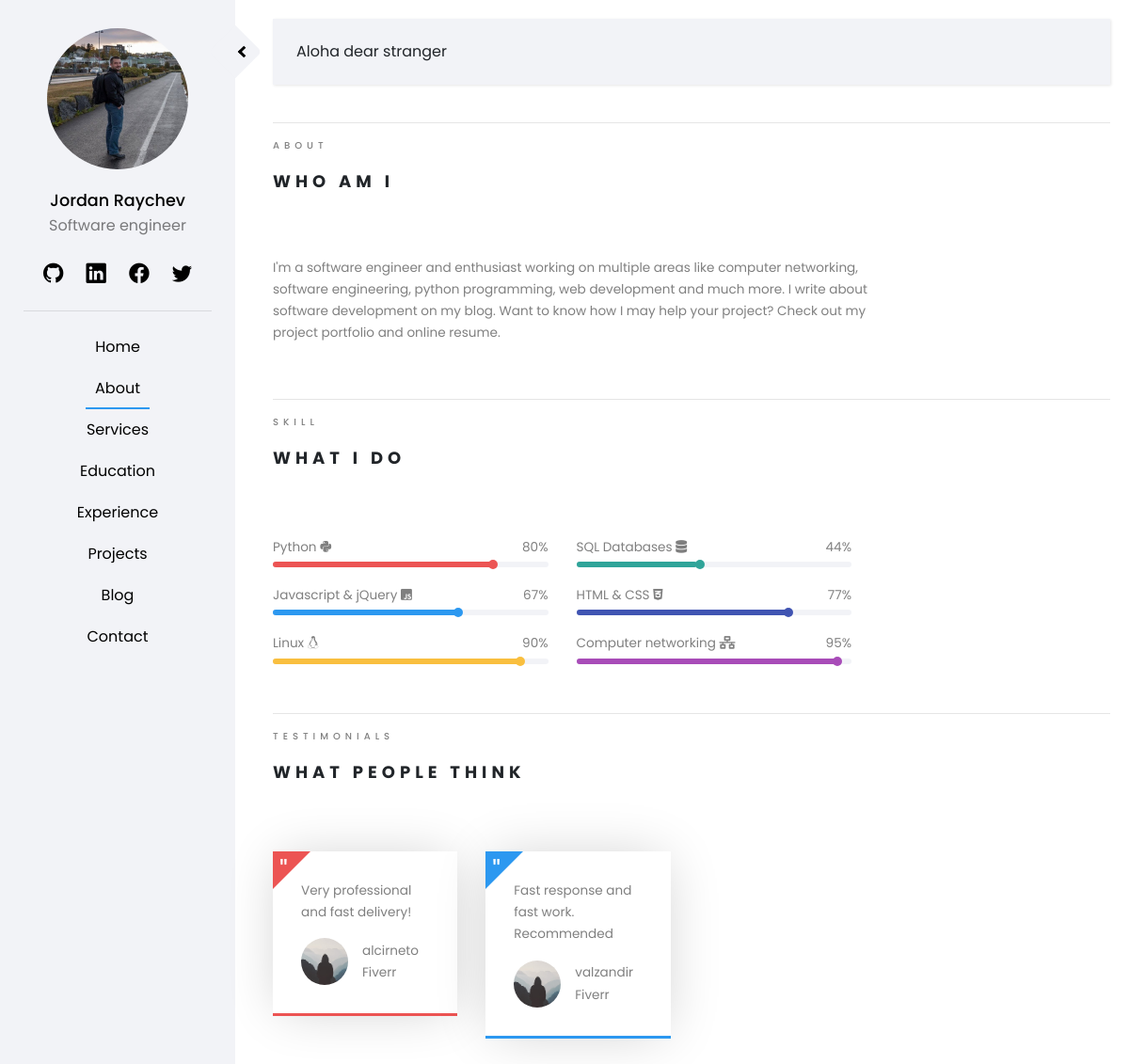
Screenshot of /pages/about/ with the database file from the repository.
### staticpages/models.py (models this page shows, shortened)
class Skills(models.Model):
    skill_name = models.CharField(max_length=50)
    skill_percent = models.CharField(max_length=50)
    skill_class = models.CharField(
        max_length=20,
        choices=ICONS,
        default='Python',
    )
    skill_color = models.CharField(
        max_length=20,
        choices=COLORS,
        default='Red',
    )

class Testimonials(models.Model):
    quote_text = models.TextField(max_length=100)
    quote_author = models.CharField(max_length=20)
    quote_author_company = models.CharField(max_length=20)
    quote_author_image = models.ImageField(default='quote_images/default.jpg', upload_to='quote_images')
    quote_color = models.CharField(
        max_length=20,
        choices=COLORS,
        default='Red',
    )

### staticpages/views.py (the view)
# urls.py: path('about/', AboutView.as_view(), name='about'),
class AboutView(TemplateView):
    template_name = 'staticpages/about.html'
    def get_context_data(self, **kwargs):
        context =  super(AboutView,self).get_context_data(**kwargs)
        skills = Skills.objects.all()
        quotes = Testimonials.objects.all()
        context['skills'] = skills
        context['quotes'] = quotes
        return context

### templates/staticpages/about.html (shortened to what this page needs)
{% extends 'home/base.html' %}
{% load crispy_forms_tags %}
{% load static %}
{% block content %}
<div class = "row">
    <div class = "col-sm-12">
        <span class="heading-meta">About</span>
        <h2 class="heading">Who Am I</h2>
    </div>
</div>
<div class = "container-fluid">
    <div class="row">
        <div class = "container-text">
            <p>
                I'm a software engineer and enthusiast working on multiple areas like computer networking, software engineering,
                python programming, web development and much more.
                I write about software development on my blog.
                Want to know how I may help your project? Check out my project portfolio and online resume.
            </p>
        </div>
    </div>
</div>
<hr>
<div class = "row">
    <div class = "col-sm-12">
        <span class="heading-meta">Skill</span>
        <h2 class="heading">What I Do</h2>
    </div>
</div>
<div class = "container-fluid">
<div class="row progress-row">
    {% for skill in skills %}
    <div class = "col-xl-6 floatLeft">
        <div class = "progress-box">
            <div class="flex-box">
                <span class = "skill-name"> {{skill.skill_name}} <i class=" {{ skill.skill_class }} "></i> </span>
                <span class = "skill-percent"> {{ skill.skill_percent }}%</span>
            </div>
            <div class = "progress-full">
                <div class = "progress-active" style = "background-color: {{ skill.skill_color }};">
                </div>
            </div>
        </div>
    </div>
    {% endfor %}
</div>
</div>
<hr>
<div class = "row">
    <div class = "col-sm-12">
        <span class="heading-meta">Testimonials</span>
        <h2 class="heading">What people think</h2>
    </div>
</div>
<div class = "container-fluid">
    <div class="row quote-row">
        <div class = col-xl-9>
            <div class = "row">
                {% for quote in quotes %}
                    <div class = "col-xl-4">
                        <div class = "quote-box" style = "border-bottom: 3px solid; border-color: {{ quote.quote_color }};">
                            <span> " </span>
                            <div class = "quote-desc">
                                <p>{{ quote.quote_text }}</p>
                            </div>
                            <div class = "row quote">
                                <div class = "quote-from">
                                    <img src = "{{ quote.quote_author_image.url }}">
                                </div>
                                <div class = "quote-meta">
                                    <p> {{ quote.quote_author }}<br>
                                        {{ quote.quote_author_company }}
                                    </p>
                                </div>
                            </div>
                        </div>
                    </div>
                {% endfor %}
            </div>
        </div>
    </div>
</div>
{% endblock %}

### static/css/style.css (style rules this page uses)
:root { --main-color: rgb(242, 243, 247); --main-color-darker: rgb(230, 230, 230); --red-color: #ec5453; --green-color: #2fa499; --blue-color: #2c98f0; --darker-blue-color: #4054b2; --white-color: #ffffff; --yellow-color: #f9bf3f; --purple-color: #a84cb8; --border-color: rgba(0, 0, 0, 0.1); --black-color: rgba(0,0,0); --p-color: rgba(0, 0, 0, 0.5); --box-shadow: rgba(0, 0, 0, 0.2); --black-075: rgba(0, 0, 0, 0.75); }
body { font-family: 'Poppins', sans-serif; background: var(--white-color); }
p { font-family: 'Poppins', sans-serif; font-size: 1em; font-weight: 400; line-height: 1.7em; color: var(--p-color); }
.heading-meta { margin-bottom: 15px; display: block; font-size: 10px; text-transform: uppercase; color: var(--p-color); font-weight: 500; letter-spacing: 5px; }
.heading { font-size: 18px; margin-bottom: 2em; font-weight: 700; text-transform: uppercase; letter-spacing: 5px; line-height: 1.8; position: relative; }
.container-text { font-size: 0.85em; margin-top: 2em; margin-bottom: 2em; position: relative; width: 75%; float: left; }
.quote-row { margin-left: -30px; margin-bottom: 2em; }
.quote-box { margin-top: 2em; position: relative; background-color: var(--white-color); box-shadow: 0px 0px 56px -8px var(--box-shadow); padding: 30px; }
.quote-box span { font-size: 30px; line-height: 30px; position: absolute; top: 0; left: 0; padding-top: 7px; padding-left: 7px; color: var(--white-color); }
.quote-box::before { content: ""; display: inline-block; position: absolute; left: 0; top: 0; width: 0; height: 0; border-style: solid; border-width: 40px 40px 0 0; border-top-color: inherit; border-right-color: transparent; }
.quote { align-items: center !important; }
.quote-desc p { font-size: 1em; font-size: 0.85em; }
.quote-from img { width: 50px; height: 50px; border-radius: 50%; margin-left: 15px; }
.quote-meta p { font-size: 0.85em; margin-left: 15px; margin-bottom: 0; }
.progress-full { height: 6px; -webkit-box-shadow: none; box-shadow: none; background: var(--main-color); overflow: visible; border-radius: 5px; }
.progress-active { width: 0%; height: 100%; border-radius: 5px; position: relative; transition-property: width; transition-duration: 3s; }
.progress-active::before { content: ""; position: absolute; width: 10px; height: 10px; top: -2px; border-radius: 10px; left: 98%; background-color: inherit; }
.progress-row { margin-top: 2em; margin-bottom: 2em; margin-left: -30px; width: 75% }
.progress-box { margin-bottom: 20px; }
.progress-box .flex-box span { font-size: 0.85em; font-weight: 400; color: var(--p-color); }
.flex-box { margin-bottom:5px; display: flex; justify-content: space-between; }
.blog-box, .work-box, .service-box, .timeline-box, .quote-box { opacity: 0; }

### rows the page displays
Skills: skill_name "Python", skill_percent "80"
Skills: skill_name "SQL Databases", skill_percent "44"
Skills: skill_name "Javascript & jQuery", skill_percent "67"
Skills: skill_name "HTML & CSS", skill_percent "77"
Skills: skill_name "Linux", skill_percent "90"
Skills: skill_name "Computer networking", skill_percent "95"
Testimonials: quote_text "Very professional and fast delivery!", quote_author_image (placeholder picture), quote_author "alcirneto", quote_author_company "Fiverr"
Testimonials: quote_text "Fast response and fast work. Recommended", quote_author_image (placeholder picture), quote_author "valzandir", quote_author_company "Fiverr"
